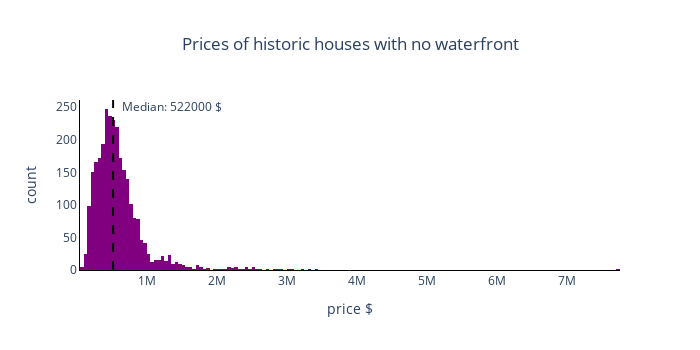

Notebook code for this chart:
### Markdown cell above
Lastly, since my client wants no waterfront, I wanted to give him an overview on the distribution of prices of historic houses with no waterfront. Chose median as the central tendency measure.

### Code cell
#now focus on historic houses with no water front
df_historic_no_wf = df_converted.query('waterfront == "no" and yr_built < 1940')
median_price = df_historic_no_wf.price.median()
fig_historic_no_wf_price = px.histogram(df_historic_no_wf, x='price',
                                        title='Prices of historic houses with no waterfront',
                                        labels={'price': 'price $', 'count':'count'},
                                        color_discrete_sequence=['purple'])
#add vertical line
fig_historic_no_wf_price.add_vline(x=median_price, line_dash='dash', line_color = 'black', 
                                   annotation_text=f'Median:{median_price: .0f} $',
                                   annotation_position="bottom right",
                                   annotation = dict(x=median_price + 100000, y=0.9))
#update layout
fig_historic_no_wf_price.update_layout(title_x=0.5,
                                       width=700,
                                       height=350,
                                       xaxis=dict(showgrid=False, zeroline=True, linecolor='black'),
                                       yaxis=dict(showgrid=False, zeroline=True, linecolor='black'),
                                       plot_bgcolor='rgba(0,0,0,0)')
#show the plot
fig_historic_no_wf_price

### Figure 1 — Plotly figure (JSON) as saved in the notebook; plotly's stock layout.template omitted (floating-point values rounded to 4 significant figures; data arrays with more than 128 entries replaced by an {"elided": "..."} marker saying what was removed)
{"data": [{"alignmentgroup": "True", "bingroup": "x", "hovertemplate": "price $=%{x}<br>count=%{y}<extra></extra>", "legendgroup": "", "marker": {"color": "purple", "pattern": {"shape": ""}}, "name": "", "offsetgroup": "", "orientation": "v", "showlegend": false, "type": "histogram", "x": {"elided": "2799 int values"}, "xaxis": "x", "yaxis": "y"}], "layout": {"annotations": [{"showarrow": false, "text": "Median: 522000 $", "x": 622000, "xanchor": "left", "xref": "x", "y": 0.9, "yanchor": "bottom", "yref": "y domain"}], "barmode": "relative", "height": 350, "legend": {"tracegroupgap": 0}, "plot_bgcolor": "rgba(0,0,0,0)", "shapes": [{"line": {"color": "black", "dash": "dash"}, "type": "line", "x0": 522000, "x1": 522000, "xref": "x", "y0": 0, "y1": 1, "yref": "y domain"}], "title": {"text": "Prices of historic houses with no waterfront", "x": 0.5}, "width": 700, "xaxis": {"anchor": "y", "domain": [0, 1], "linecolor": "black", "showgrid": false, "title": {"text": "price $"}, "zeroline": true}, "yaxis": {"anchor": "x", "domain": [0, 1], "linecolor": "black", "showgrid": false, "title": {"text": "count"}, "zeroline": true}}}
